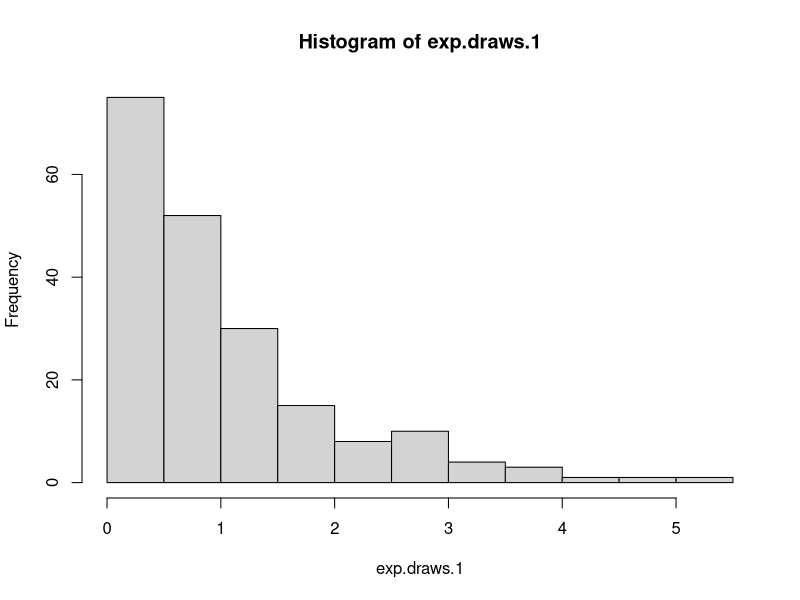

This figure's R source: (Note: this script raises an error after producing the figure.)
library(ggplot2)
update.packages(ggplot2)

exp.draws.1 <- rexp(n=200)
inf.1<-c(mean(exp.draws.1),sd(exp.draws.1,na.rm = FALSE))
exp.draws.0.1 <- rexp(n=200,rate = 0.1)
inf.0.1<-c(mean(exp.draws.0.1),sd(exp.draws.0.1,na.rm = FALSE))
exp.draws.0.5 <- rexp(n=200,rate = 0.5)
inf.0.5<-c(mean(exp.draws.0.5),sd(exp.draws.0.5,na.rm = FALSE))
exp.draws.5 <- rexp(n=200,rate = 5)
inf.5<-c(mean(exp.draws.5),sd(exp.draws.5,na.rm = FALSE))
exp.draws.10 <- rexp(n=200,rate = 10)
inf.10<-c(mean(exp.draws.10),sd(exp.draws.10,na.rm = FALSE))
##3.a-problem
hist(exp.draws.1)
tibble(expdraw = exp.draws.1) %>% ggplot(aes(x = exp.draws.1))+
  geom_histogram(bins = 15)
##3.b-problem
plot(sort(exp.draws.1)) # or use ggplot2
tibble(expdraw = exp.draws.1) %>% arrange(expdraw) %>% 
  ggplot(aes(x = 1:length(expdraw), y = expdraw))+
  geom_point()
##3.c-problem
plot(exp.draws.1, exp.draws.5) # or use ggplot2
tibble(x = exp.draws.1, y = exp.draws.5) %>% 
  ggplot(aes(x = x, y = y))+
  geom_point()
##4.a-problem
exprn <- tibble(exp.1 = exp.draws.1, exp.0.1 = exp.draws.0.1, exp.0.5 = exp.draws.0.5, exp.5 = exp.draws.5, exp.10 = exp.draws.10)
emeans <- tibble(rates = c(1, 0.1, 0.5, 5, 10), means = colMeans(exprn), stds = apply(exprn, 2, sd))
rord <- order(emeans$rates)
emeans <- emeans[rord,]
# after chapter 4
emeans1 <- exprn %>% gather(key = 'draws', value = 'value') %>% 
  group_by(draws) %>% summarize(means = mean(value), stds = sd(value)) %>% arrange(desc(means)) %>% ungroup() %>% mutate(rates = parse_double(substr(draws, start = 5, stop = nchar(draws))))

plot(means ~ rates, data = emeans)
# or using ggplot2
emeans1 %>% ggplot(aes(x = rates, y = means))+
  geom_point()
##4.b-problem
plot(stds ~ rates, data = emeans)
# or using ggplot2
emeans1 %>% ggplot(aes(x = rates, y = stds))+
  geom_point()
##4.c-problem
plot(means ~ stds, data = emeans)
# or using ggplot2
emeans1 %>% ggplot(aes(x = stds, y = means))+
  geom_point()